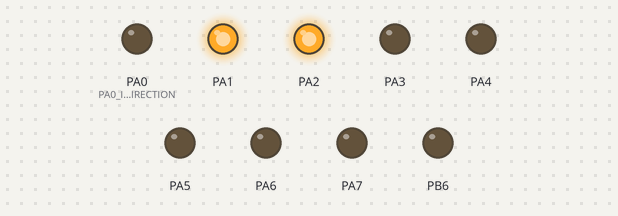
Bench run of a program on a simulated ATmega32, built with avr-gcc and emulated at 8 MHz. Shown: output pins drawn as LEDs (lit = HIGH). Pins used as bus, display or sensor lines are not drawn. At 0.1 s the program stops and its outputs stay as they are.

Above: at 0.1 s.
Timing chart, 0 to 1.6 s (numbered marks = the images above):
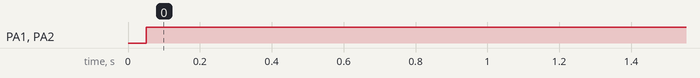

Measured:
- by itself, PA1, PA2: LOW → HIGH at 0.05 s

The program:

main.c
```c
/*
 * main.c
 *
 *  Created on: Jul 20, 2025
 *      Author: abdlr
 */

#include "LIB/BIT_MATH.h"
#include "LIB/STD_TYPES.h"

#include "util/delay.h"

#include "MCAL/DIO/DIO_Interface.h"
#include "MCAL/GIE/GIE_Interface.h"
#include "MCAL/SPI/SPI_Interface.h"

#include "HAL/LCD/LCD_Interface.h"


#define F_CPU 8000000UL


void main(void)
{

	// Slave
	MDIO_vSetPinDir(DIO_PORTB , PIN4 , DIO_INPUT);
	MDIO_vSetPinDir(DIO_PORTB , PIN5 , DIO_INPUT);
	MDIO_vSetPinDir(DIO_PORTB , PIN6 , DIO_OUTPUT);
	MDIO_vSetPinDir(DIO_PORTB , PIN7 , DIO_INPUT);

	// Init
	LCD_InitPortDir();
	LCD_Init();
	SPI_vInit(SPI_SLAVE_MODE);

	while(1)
	{
		u8 Data = SPI_u8DataSendReceive ('A');
		LCD_SendData(Data);
	}


}
```

LCD_Cfg.h
```c
/*
 * LCD_Cfg.h
 *
 *  Created on: Jul 20, 2025
 *      Author: abdlr
 */

#ifndef HAL_LCD_LCD_CFG_H_
#define HAL_LCD_LCD_CFG_H_

#define LCD_DATA_PORT 	DIO_PORTA
#define LCD_CTRL_PORT	DIO_PORTC

#define LCD_RS_PIN 	PIN0
#define LCD_RW_PIN 	PIN1
#define LCD_E_PIN 	PIN2


#endif /* HAL_LCD_LCD_CFG_H_ */
```

LCD_Interface.h
```c
/*
 * LCD_Interface.h
 *
 *  Created on: Jul 20, 2025
 *      Author: abdlr
 */

#ifndef HAL_LCD_LCD_INTERFACE_H_
#define HAL_LCD_LCD_INTERFACE_H_


#endif /* HAL_LCD_LCD_INTERFACE_H_ */


void LCD_InitPortDir();
void LCD_SendCommand(u8 Command);
void LCD_SendData(u8 Data);

void LCD_SendString(const u8 *String);
void LCD_GoToXY(u8 Row , u8 Col);
void LCD_ClearDisplay(void);
void LCD_DisplayNumber(u32 Number);

void LCD_Init(void);
```

LCD_Program.c
```c
/*
 * LCD_Program.c
 *
 *  Created on: Jul 20, 2025
 *      Author: abdlr
 */

#include "LIB/BIT_MATH.h"
#include "LIB/STD_TYPES.h"

#include "MCAL/DIO/DIO_Interface.h"

#include "LCD_Interface.h"
#include "LCD_Private.h"
#include "LCD_Cfg.h"

#include <util/delay.h>


void LCD_InitPortDir()
{
	MDIO_vSetPinDir(LCD_CTRL_PORT , LCD_RS_PIN , DIO_OUTPUT);
	MDIO_vSetPinDir(LCD_CTRL_PORT , LCD_RW_PIN , DIO_OUTPUT);
	MDIO_vSetPinDir(LCD_CTRL_PORT , LCD_E_PIN , DIO_OUTPUT);


	MDIO_vSetPortDir(LCD_DATA_PORT,0xFF);
}

void LCD_SendCommand(u8 Command)
{
	// Set RS -> 0
	MDIO_vSetPinVal(LCD_CTRL_PORT , LCD_RS_PIN , DIO_LOW);
	// Set RW -> 0
	MDIO_vSetPinVal(LCD_CTRL_PORT , LCD_RW_PIN , DIO_LOW);

	MDIO_vSetPortVal(LCD_DATA_PORT,Command);

	MDIO_vSetPinVal(LCD_CTRL_PORT ,LCD_E_PIN , DIO_HIGH);
	_delay_ms(1);
	MDIO_vSetPinVal(LCD_CTRL_PORT ,LCD_E_PIN , DIO_LOW);

}
void LCD_SendData(u8 Data)
{
	// Set RS -> 1
	MDIO_vSetPinVal(LCD_CTRL_PORT , LCD_RS_PIN , DIO_HIGH);

	// Set RW -> 0
	MDIO_vSetPinVal(LCD_CTRL_PORT , LCD_RW_PIN , DIO_LOW);

	MDIO_vSetPortVal(LCD_DATA_PORT,Data);

	MDIO_vSetPinVal(LCD_CTRL_PORT ,LCD_E_PIN , DIO_HIGH);
	_delay_ms(1);
	MDIO_vSetPinVal(LCD_CTRL_PORT ,LCD_E_PIN , DIO_LOW);
}

void LCD_Init(void)
{
	_delay_ms(40);

	LCD_SendCommand(0b00111000);
	_delay_ms(1);

	LCD_SendCommand(0b00001100);
	_delay_ms(1);

	LCD_SendCommand(0b00000001);
	_delay_ms(2);

	LCD_SendCommand(0b00000110);
	_delay_ms(1);
}

void LCD_SendString(const u8 *String)
{
	u8 Counter=0;
	while(String[Counter] != '\0')
	{
		LCD_SendData(String[Counter]);
		Counter++;
	}
}

void LCD_GoToXY(u8 Row , u8 Col)
{
	u8 Position;
	if(Row == 0 || Row == 1)
	{
		if(Col >= 0 && Col <= 15)
		{
			switch(Row)
			{

			case 0:
				Position=0x00 + Col;
				break;
			case 1:
				Position=0x40 + Col;
				break;
			}
		}
		LCD_SendCommand(128+Position);
	}
}

void LCD_ClearDisplay(void)
{
	LCD_SendCommand(1);
	_delay_ms(2);
}

void LCD_DisplayNumber(u32 Number)
{
	u32 ReversedNum = 1;
	if(Number == 0)
	{
		LCD_SendData('0');
	}

	while(Number != 0)
	{
		ReversedNum = (ReversedNum*10) + (Number %10);
		Number = Number /10;
	}

	while(ReversedNum != 1)
	{
		LCD_SendData( (ReversedNum%10) + 48);
		ReversedNum= ReversedNum/10;
	}
}
```

LCD_Private.h
```c
/*
 * LCD_Private.h
 *
 *  Created on: Jul 20, 2025
 *      Author: abdlr
 */

#ifndef HAL_LCD_LCD_PRIVATE_H_
#define HAL_LCD_LCD_PRIVATE_H_


#endif /* HAL_LCD_LCD_PRIVATE_H_ */
```

BIT_MATH.h
```c
#ifndef _BIT_MATH_H_
#define _BIT_MATH_H_
#define SET_BIT(REG,BIT_NO) REG|=(1<<BIT_NO)
#define CLR_BIT(REG,BIT_NO) REG&=~(1<<BIT_NO)
#define TOGGLE_BIT(REG,BIT_NO) REG^=(1<<BIT_NO)
#define GET_BIT(REG,BIT_NO) ((REG>>BIT_NO) &1)

#define CONC_BIT(b7,b6,b5,b4,b3,b2,b1,b0) Conc_help(b7,b6,b5,b4,b3,b2,b1,b0)
#define Conc_help(b7,b6,b5,b4,b3,b2,b1,b0) 0b##b7##b6##b5##b4##b3##b2##b1##b0

#endif
```

STD_TYPES.h
```c
#ifndef _STD_TYPES_H_
#define _STD_TYPES_H_

typedef unsigned char           u8;
typedef signed char             s8;

typedef unsigned short int      u16;
typedef signed short int        s16;

typedef unsigned int            u32;
typedef signed  int             s32;

typedef unsigned long long int  u64;
typedef signed long long int    s64;

typedef float                   f32;
typedef double                  f64;


#define NULL (void *)0
#define OK  0
#define NOK 1


#endif
```

DIO_Cfg.h
```c
/*
 * DIO_Cfg.h
 *
 *  Created on: Aug 5, 2024
 *      Author: Abdalrahman
 */

#ifndef INCLUDE_MCAL_DIO_DIO_CFG_H_
#define INCLUDE_MCAL_DIO_DIO_CFG_H_

#define PIN_INPUT 	0
#define PIN_OUTPUT	1

#define PA0_INITIAL_DIRECTION	PIN_INPUT
#define PA1_INITIAL_DIRECTION	PIN_INPUT
#define PA2_INITIAL_DIRECTION	PIN_INPUT
#define PA3_INITIAL_DIRECTION	PIN_INPUT
#define PA4_INITIAL_DIRECTION	PIN_INPUT
#define PA5_INITIAL_DIRECTION	PIN_INPUT
#define PA6_INITIAL_DIRECTION	PIN_INPUT
#define PA7_INITIAL_DIRECTION	PIN_INPUT

#define PB0_INITIAL_DIRECTION	PIN_INPUT
#define PB1_INITIAL_DIRECTION	PIN_INPUT
#define PB2_INITIAL_DIRECTION	PIN_INPUT
#define PB3_INITIAL_DIRECTION	PIN_INPUT
#define PB4_INITIAL_DIRECTION	PIN_INPUT
#define PB5_INITIAL_DIRECTION	PIN_INPUT
#define PB6_INITIAL_DIRECTION	PIN_INPUT
#define PB7_INITIAL_DIRECTION	PIN_INPUT

#define PC0_INITIAL_DIRECTION	PIN_OUTPUT
#define PC1_INITIAL_DIRECTION	PIN_OUTPUT
#define PC2_INITIAL_DIRECTION	PIN_OUTPUT
#define PC3_INITIAL_DIRECTION	PIN_INPUT
#define PC4_INITIAL_DIRECTION	PIN_INPUT
#define PC5_INITIAL_DIRECTION	PIN_INPUT
#define PC6_INITIAL_DIRECTION	PIN_INPUT
#define PC7_INITIAL_DIRECTION	PIN_INPUT

#define PD0_INITIAL_DIRECTION	PIN_OUTPUT
#define PD1_INITIAL_DIRECTION	PIN_OUTPUT
#define PD2_INITIAL_DIRECTION	PIN_OUTPUT
#define PD3_INITIAL_DIRECTION	PIN_OUTPUT
#define PD4_INITIAL_DIRECTION	PIN_OUTPUT
#define PD5_INITIAL_DIRECTION	PIN_OUTPUT
#define PD6_INITIAL_DIRECTION	PIN_OUTPUT
#define PD7_INITIAL_DIRECTION	PIN_OUTPUT

/**********************************************************/
#define PIN_FLOATING 	0
#define PIN_PULLUP  	1

#define PIN_RESET		0
#define PIN_SET		    1

#define PA0_INITIAL_VALUE	PIN_RESET
#define PA1_INITIAL_VALUE	PIN_FLOATING
#define PA2_INITIAL_VALUE	PIN_FLOATING
#define PA3_INITIAL_VALUE	PIN_FLOATING
#define PA4_INITIAL_VALUE	PIN_FLOATING
#define PA5_INITIAL_VALUE	PIN_FLOATING
#define PA6_INITIAL_VALUE	PIN_FLOATING
#define PA7_INITIAL_VALUE	PIN_FLOATING

#define PB0_INITIAL_VALUE	PIN_FLOATING
#define PB1_INITIAL_VALUE	PIN_FLOATING
#define PB2_INITIAL_VALUE	PIN_PULLUP
#define PB3_INITIAL_VALUE	PIN_FLOATING
#define PB4_INITIAL_VALUE	PIN_FLOATING
#define PB5_INITIAL_VALUE	PIN_FLOATING
#define PB6_INITIAL_VALUE	PIN_FLOATING
#define PB7_INITIAL_VALUE	PIN_FLOATING

#define PC0_INITIAL_VALUE	PIN_RESET
#define PC1_INITIAL_VALUE	PIN_RESET
#define PC2_INITIAL_VALUE	PIN_RESET
#define PC3_INITIAL_VALUE	PIN_FLOATING
#define PC4_INITIAL_VALUE	PIN_FLOATING
#define PC5_INITIAL_VALUE	PIN_FLOATING
#define PC6_INITIAL_VALUE	PIN_FLOATING
#define PC7_INITIAL_VALUE	PIN_FLOATING

#define PD0_INITIAL_VALUE	PIN_RESET
#define PD1_INITIAL_VALUE	PIN_RESET
#define PD2_INITIAL_VALUE	PIN_RESET
#define PD3_INITIAL_VALUE	PIN_RESET
#define PD4_INITIAL_VALUE	PIN_RESET
#define PD5_INITIAL_VALUE	PIN_RESET
#define PD6_INITIAL_VALUE	PIN_RESET
#define PD7_INITIAL_VALUE	PIN_RESET


#endif /* INCLUDE_MCAL_DIO_DIO_CFG_H_ */
```

DIO_Interface.h
```c
/*
 * DIO_Interface.h
 *
 *  Created on: Aug 5, 2024
 *      Author: Abdalrahman
 */

#ifndef INCLUDE_MCAL_DIO_DIO_INTERFACE_H_
#define INCLUDE_MCAL_DIO_DIO_INTERFACE_H_

typedef enum{
	DIO_PORTA=0,
	DIO_PORTB,
	DIO_PORTC,
	DIO_PORTD,
}DIO_PORT_e;


typedef enum{
	PIN0=0,
	PIN1,
	PIN2,
	PIN3,
	PIN4,
	PIN5,
	PIN6,
	PIN7,
}DIO_PIN_e;

typedef enum{
	DIO_INPUT=0,
	DIO_OUTPUT
}DIO_DIRECTION_e;


typedef enum{
	DIO_LOW=0,
	DIO_HIGH
}DIO_VALUE_e;

// Port - PinNo - (I/P or O/P)
void MDIO_vSetPinDir(DIO_PORT_e A_portID, DIO_PIN_e A_pinID, DIO_DIRECTION_e A_pinDirection);
void MDIO_vSetPinVal(DIO_PORT_e A_portID, DIO_PIN_e A_pinID, DIO_VALUE_e A_pinValue);
DIO_VALUE_e MDIO_GetPinVal(DIO_PORT_e A_portID, DIO_PIN_e A_pinID);
void MDIO_vTogglePinVal (DIO_PORT_e A_portID, DIO_PIN_e A_pinID);
void MDIO_vSetPortDir (DIO_PORT_e A_portID, u8 A_u8PortDirection);
void MDIO_vSetPortVal (DIO_PORT_e A_portID, u8 A_u8PortValue);
void MDIO_vInit();


#endif /* INCLUDE_MCAL_DIO_DIO_INTERFACE_H_ */
```

DIO_Private.h
```c
/*
 * DIO_Private.h
 *
 *  Created on: Aug 5, 2024
 *      Author: Abdalrahman
 */

#ifndef INCLUDE_MCAL_DIO_DIO_PRIVATE_H_
#define INCLUDE_MCAL_DIO_DIO_PRIVATE_H_

#define PORTA_REG 	(*((volatile u8 *)0x3B))
#define DDRA_REG 	(*((volatile u8 *)0x3A))
#define PINA_REG 	(*((volatile u8 *)0x39))

#define PORTB_REG 	(*((volatile u8 *)0x38))
#define DDRB_REG 	(*((volatile u8 *)0x37))
#define PINB_REG 	(*((volatile u8 *)0x36))

#define PORTC_REG 	(*((volatile u8 *)0x35))
#define DDRC_REG 	(*((volatile u8 *)0x34))
#define PINC_REG 	(*((volatile u8 *)0x33))


#define PORTD_REG 	(*((volatile u8 *)0x32))
#define DDRD_REG 	(*((volatile u8 *)0x31))
#define PIND_REG 	(*((volatile u8 *)0x30))


#endif /* INCLUDE_MCAL_DIO_DIO_PRIVATE_H_ */
```

DIO_Program.c
```c
/*
 * DIO_Program.c

 *
 *  Created on: Aug 5, 2024
 *      Author: Abdalrahman
 */

#include "../../LIB/STD_TYPES.h"
#include "../../LIB/BIT_MATH.h"


#include "DIO_Interface.h"
#include "DIO_Private.h"
#include "DIO_Cfg.h"


void MDIO_vSetPinDir(DIO_PORT_e A_portID, DIO_PIN_e A_pinID, DIO_DIRECTION_e A_pinDirection)
{
	// Input Validation
	if ( (A_portID <= DIO_PORTD) && (A_pinID <= PIN7) && (A_pinDirection <= DIO_OUTPUT) )
	{
		switch (A_portID)
		{
		case DIO_PORTA:
			switch (A_pinDirection)
			{
			case DIO_INPUT:
				CLR_BIT(DDRA_REG,A_pinID);
				break;
			case DIO_OUTPUT:
				SET_BIT(DDRA_REG,A_pinID);
				break;
			}
			break;
		case DIO_PORTB:
			switch (A_pinDirection)
			{
			case DIO_INPUT:
				CLR_BIT(DDRB_REG,A_pinID);
				break;
			case DIO_OUTPUT:
				SET_BIT(DDRB_REG,A_pinID);
				break;
			}
			break;
		case DIO_PORTC:
			switch (A_pinDirection)
			{
			case DIO_INPUT:
				CLR_BIT(DDRC_REG,A_pinID);
				break;
			case DIO_OUTPUT:
				SET_BIT(DDRC_REG,A_pinID);
				break;
			}
			break;
		case DIO_PORTD:
			switch (A_pinDirection)
			{
			case DIO_INPUT:
				CLR_BIT(DDRD_REG,A_pinID);
				break;
			case DIO_OUTPUT:
				SET_BIT(DDRD_REG,A_pinID);
				break;
			}
			break;
		}
	}
	else
	{
		// Do Nothing
	}
}


void MDIO_vSetPinVal(DIO_PORT_e A_portID, DIO_PIN_e A_pinID, DIO_VALUE_e A_pinValue)
{
	// Input Validation
	if ( (A_portID <= DIO_PORTD) && (A_pinID <= PIN7) && (A_pinValue <= DIO_HIGH) )
	{
		switch (A_portID)
		{
		case DIO_PORTA:
			switch (A_pinValue)
			{
			case DIO_LOW:
				CLR_BIT(PORTA_REG,A_pinID);
				break;
			case DIO_HIGH:
				SET_BIT(PORTA_REG,A_pinID);
				break;
			}
			break;
		case DIO_PORTB:
			switch (A_pinValue)
			{
			case DIO_LOW:
				CLR_BIT(PORTB_REG,A_pinID);
				break;
			case DIO_HIGH:
				SET_BIT(PORTB_REG,A_pinID);
				break;
			}
			break;
		case DIO_PORTC:
			switch (A_pinValue)
			{
			case DIO_LOW:
				CLR_BIT(PORTC_REG,A_pinID);
				break;
			case DIO_HIGH:
				SET_BIT(PORTC_REG,A_pinID);
				break;
			}
			break;
		case DIO_PORTD:
			switch (A_pinValue)
			{
			case DIO_LOW:
				CLR_BIT(PORTD_REG,A_pinID);
				break;
			case DIO_HIGH:
				SET_BIT(PORTD_REG,A_pinID);
				break;
			}
			break;
		}
	}
	else
	{
		// Do Nothing
	}
}


DIO_VALUE_e MDIO_GetPinVal(DIO_PORT_e A_portID, DIO_PIN_e A_pinID)
{
	DIO_VALUE_e local_PinValue;

	// Input Validation
	if ( (A_portID <= DIO_PORTD) && (A_pinID <= PIN7) )
	{
		switch (A_portID)
		{
		case DIO_PORTA:
			local_PinValue = GET_BIT(PINA_REG,A_pinID);
			break;
		case DIO_PORTB:
			local_PinValue = GET_BIT(PINB_REG,A_pinID);
			break;
		case DIO_PORTC:
			local_PinValue = GET_BIT(PINC_REG,A_pinID);
			break;
		case DIO_PORTD:
			local_PinValue = GET_BIT(PIND_REG,A_pinID);
			break;
		}
	}
	else
	{
		// Do Nothing
	}


	return local_PinValue;
}

void MDIO_vTogglePinVal (DIO_PORT_e A_portID, DIO_PIN_e A_pinID)
{
	// Input Validation
	if ( (A_portID <= DIO_PORTD) && (A_pinID <= PIN7) )
	{
		switch (A_portID)
		{
		case DIO_PORTA:
			TOGGLE_BIT(PORTA_REG,A_pinID);
			break;
		case DIO_PORTB:
			TOGGLE_BIT(PORTB_REG,A_pinID);
			break;
		case DIO_PORTC:
			TOGGLE_BIT(PORTC_REG,A_pinID);
			break;
		case DIO_PORTD:
			TOGGLE_BIT(PORTD_REG,A_pinID);
			break;
		}
	}
	else
	{
		// Do Nothing
	}
}


void MDIO_vSetPortDir (DIO_PORT_e A_portID, u8 A_u8PortDirection)
{
	// Input Validation
	if ( (A_portID <= DIO_PORTD) )
	{
		switch (A_portID)
		{
		case DIO_PORTA:
			DDRA_REG = A_u8PortDirection;
			break;
		case DIO_PORTB:
			DDRB_REG = A_u8PortDirection;
			break;
		case DIO_PORTC:
			DDRC_REG = A_u8PortDirection;
			break;
		case DIO_PORTD:
			DDRD_REG = A_u8PortDirection;
			break;
		}
	}
	else
	{
		// Do Nothing
	}
}

void MDIO_vSetPortVal (DIO_PORT_e A_portID, u8 A_u8PortValue)
{
	// Input Validation
	if ( (A_portID <= DIO_PORTD) )
	{
		switch (A_portID)
		{
		case DIO_PORTA:
			PORTA_REG = A_u8PortValue;
			break;
		case DIO_PORTB:
			PORTB_REG = A_u8PortValue;
			break;
		case DIO_PORTC:
			PORTC_REG = A_u8PortValue;
			break;
		case DIO_PORTD:
			PORTD_REG = A_u8PortValue;
			break;
		}
	}
	else
	{
		// Do Nothing
	}
}


void MDIO_vInit()
{

	DDRA_REG = CONC_BIT(PA7_INITIAL_DIRECTION,PA6_INITIAL_DIRECTION,
						PA5_INITIAL_DIRECTION,PA4_INITIAL_DIRECTION,
						PA3_INITIAL_DIRECTION,PA2_INITIAL_DIRECTION,
						PA1_INITIAL_DIRECTION,PA0_INITIAL_DIRECTION);

	DDRB_REG = CONC_BIT(PB7_INITIAL_DIRECTION,PB6_INITIAL_DIRECTION,
						PB5_INITIAL_DIRECTION,PB4_INITIAL_DIRECTION,
						PB3_INITIAL_DIRECTION,PB2_INITIAL_DIRECTION,
						PB1_INITIAL_DIRECTION,PB0_INITIAL_DIRECTION);

	DDRC_REG = CONC_BIT(PC7_INITIAL_DIRECTION,PC6_INITIAL_DIRECTION,
						PC5_INITIAL_DIRECTION,PC4_INITIAL_DIRECTION,
						PC3_INITIAL_DIRECTION,PC2_INITIAL_DIRECTION,
						PC1_INITIAL_DIRECTION,PC0_INITIAL_DIRECTION);

	DDRD_REG = CONC_BIT(PD7_INITIAL_DIRECTION,PD6_INITIAL_DIRECTION,
						PD5_INITIAL_DIRECTION,PD4_INITIAL_DIRECTION,
						PD3_INITIAL_DIRECTION,PD2_INITIAL_DIRECTION,
						PD1_INITIAL_DIRECTION,PD0_INITIAL_DIRECTION);

	/**********************************************************************/

	PORTA_REG = CONC_BIT(PA7_INITIAL_VALUE,PA6_INITIAL_VALUE,
						 PA5_INITIAL_VALUE,PA4_INITIAL_VALUE,
						 PA3_INITIAL_VALUE,PA2_INITIAL_VALUE,
						 PA1_INITIAL_VALUE,PA0_INITIAL_VALUE);

	PORTB_REG = CONC_BIT(PB7_INITIAL_VALUE,PB6_INITIAL_VALUE,
						 PB5_INITIAL_VALUE,PB4_INITIAL_VALUE,
						 PB3_INITIAL_VALUE,PB2_INITIAL_VALUE,
						 PB1_INITIAL_VALUE,PB0_INITIAL_VALUE);

	PORTC_REG = CONC_BIT(PC7_INITIAL_VALUE,PC6_INITIAL_VALUE,
						 PC5_INITIAL_VALUE,PC4_INITIAL_VALUE,
						 PC3_INITIAL_VALUE,PC2_INITIAL_VALUE,
						 PC1_INITIAL_VALUE,PC0_INITIAL_VALUE);

	PORTD_REG = CONC_BIT(PD7_INITIAL_VALUE,PD6_INITIAL_VALUE,
						 PD5_INITIAL_VALUE,PD4_INITIAL_VALUE,
						 PD3_INITIAL_VALUE,PD2_INITIAL_VALUE,
						 PD1_INITIAL_VALUE,PD0_INITIAL_VALUE);
}
```

GIE_Cfg.h
```c
/*
 * GIE_Cfg.h
 *
 *  Created on: Jul 23, 2025
 *      Author: abdlr
 */

#ifndef MCAL_GIE_GIE_CFG_H_
#define MCAL_GIE_GIE_CFG_H_


#endif /* MCAL_GIE_GIE_CFG_H_ */
```

GIE_Interface.h
```c
/*
 * GIE_Interface.h
 *
 *  Created on: Jul 23, 2025
 *      Author: abdlr
 */

#ifndef MCAL_GIE_GIE_INTERFACE_H_
#define MCAL_GIE_GIE_INTERFACE_H_

typedef enum{
	DISABLE=1,
	ENABLE=1
}Mode_e;

void GIE_Enable(void);
void GIE_Disable(void);


#endif /* MCAL_GIE_GIE_INTERFACE_H_ */
```

GIE_Private.h
```c
/*
 * GIE_Private.h
 *
 *  Created on: Jul 23, 2025
 *      Author: abdlr
 */

#ifndef MCAL_GIE_GIE_PRIVATE_H_
#define MCAL_GIE_GIE_PRIVATE_H_

#define SREG *((volatile u8 *)0x5F)
#define SREG_I  7


#endif /* MCAL_GIE_GIE_PRIVATE_H_ */
```

GIE_Program.c
```c
/*
 * GIE_Program.c
 *
 *  Created on: Jul 23, 2025
 *      Author: abdlr
 */


#include "LIB/BIT_MATH.h"
#include "LIB/STD_TYPES.h"

#include "MCAL/DIO/DIO_Interface.h"

#include "GIE_Interface.h"
#include "GIE_Private.h"
#include "GIE_Cfg.h"


void GIE_Enable(void)
{
	SET_BIT(SREG , SREG_I);
}
void GIE_Disable(void)
{
	CLR_BIT(SREG , SREG_I);
}
```

SPI_Interface.h
```c
/*
 * SPI_Interface.h
 *
 *  Created on: Jul 31, 2025
 *      Author: abdlr
 */

#ifndef MCAL_SPI_SPI_INTERFACE_H_
#define MCAL_SPI_SPI_INTERFACE_H_


#define SPI_MASTER_MODE	0
#define SPI_SLAVE_MODE	1


/*
 * Options
 * 1- Master -> SPI_MASTER_MODE
 * 2- Slave -> SPI_SLAVE_MODE
 */

void SPI_vInit(u8 Copy_u8SPIMode);
u8 SPI_u8DataSend(u8 Copy_u8Data);


#endif /* MCAL_SPI_SPI_INTERFACE_H_ */
```

SPI_Private.h
```c
/*
 * SPI_Private.h
 *
 *  Created on: Jul 31, 2025
 *      Author: abdlr
 */

#ifndef MCAL_SPI_SPI_PRIVATE_H_
#define MCAL_SPI_SPI_PRIVATE_H_

#define SPDR (*(volatile u8 *)0x2F)
#define SPSR (*(volatile u8 *)0x2E)
#define SPCR (*(volatile u8 *)0x2D)


#define SPCR_SPIE	7
#define SPCR_SPE	6
#define SPCR_DORD	5
#define SPCR_MSTR	4
#define SPCR_CPOL	3
#define SPCR_CPHA	2
#define SPCR_SPR1	1
#define SPCR_SPR0	0


#define SPDR_

#define SPSR_SPIF	7
#define SPSR_WCOL	6
#define SPSR_SPI2X	0

#endif /* MCAL_SPI_SPI_PRIVATE_H_ */
```

SPI_Program.c
```c
/*
 * SPI_Program.c
 *
 *  Created on: Jul 31, 2025
 *      Author: abdlr
 */

#include "LIB/BIT_MATH.h"
#include "LIB/STD_TYPES.h"

#include "SPI_Interface.h"
#include "SPI_Private.h"


void SPI_vInit(u8 Copy_u8SPIMode)
{
	if(Copy_u8SPIMode == SPI_MASTER_MODE)
	{
		// Set in Master Mode
		SET_BIT(SPCR , SPCR_MSTR);

		// Clock Polarity -> Rising
		CLR_BIT(SPCR , SPCR_CPOL);

		// Clock Phase -> Sample
		CLR_BIT(SPCR , SPCR_CPHA);

		// Set Clock Prescaler -> 64
		CLR_BIT(SPCR , SPCR_SPR0);
		SET_BIT(SPCR , SPCR_SPR1);
		CLR_BIT(SPSR , SPSR_SPI2X);

		// SPI  -> Enable
		SET_BIT(SPCR , SPCR_SPE);
	}

	else if(Copy_u8SPIMode == SPI_SLAVE_MODE )
	{
		// Set in Slave Mode
		CLR_BIT( SPCR , SPCR_MSTR);

		// SPI  -> Enable
		SET_BIT(SPCR , SPCR_SPE);
	}
}

u8 SPI_u8DataSendReceive(u8 Copy_u8Data)
{
	SPDR = Copy_u8Data;

	while(GET_BIT(SPSR , SPSR_SPIF) == 0 );
	return SPDR;
}
```
